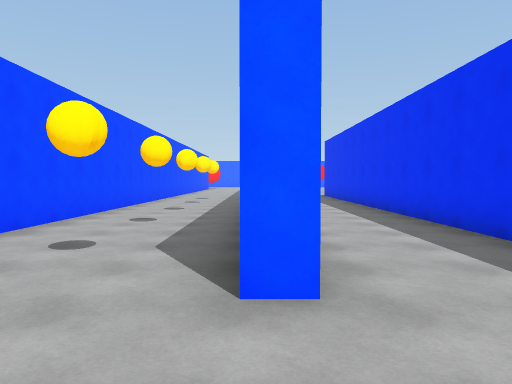
View 1 (above)

16 first-person views from a walk through a 3-D level made in the Unity game engine. The camera is 1.5 m above the floor, tilts 2° down and sees 70° across. The floor is counted in squares, 2 m on a side. Each view is taken from the middle of a square. On the plan, view 1 faces up. The plan holds only what a view shows up to about 11 squares ahead; the rest is blank. The place goes on beyond the plan. The player character is not drawn.

View 2
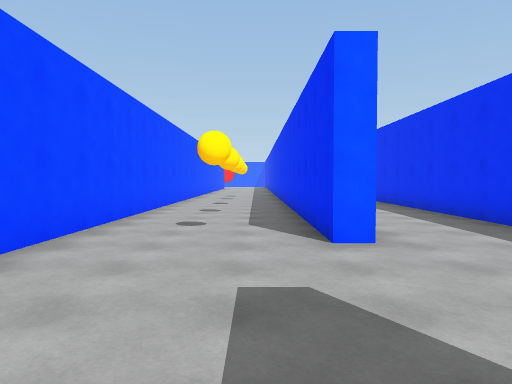

View 3
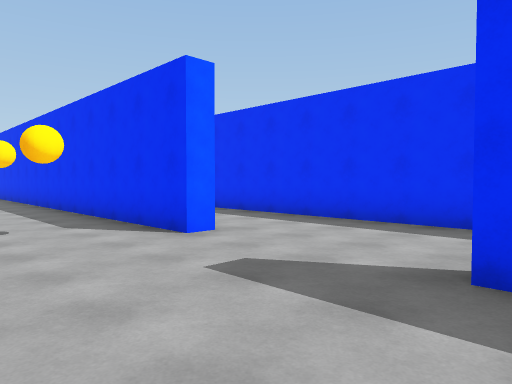

View 4
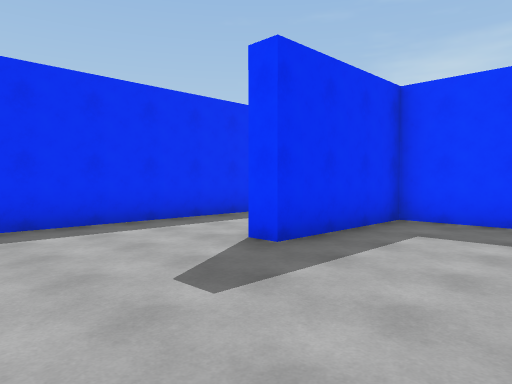

View 5
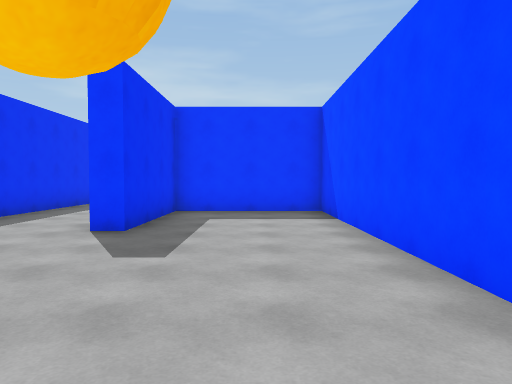

View 6
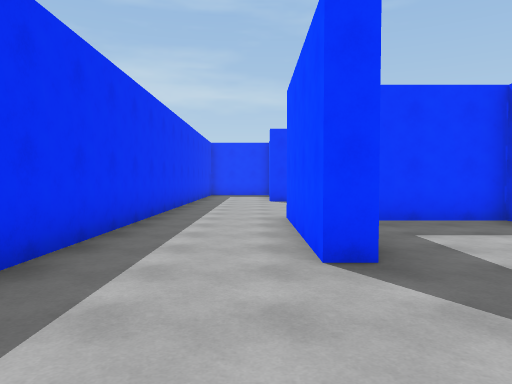

View 7
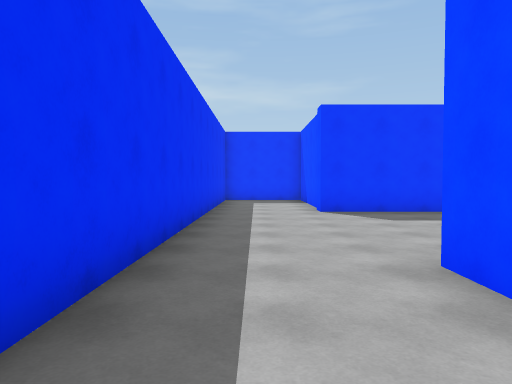

View 8
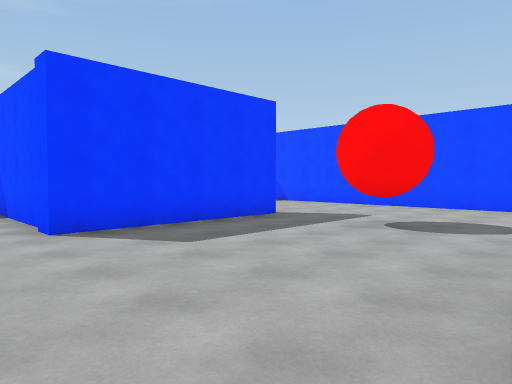

View 9
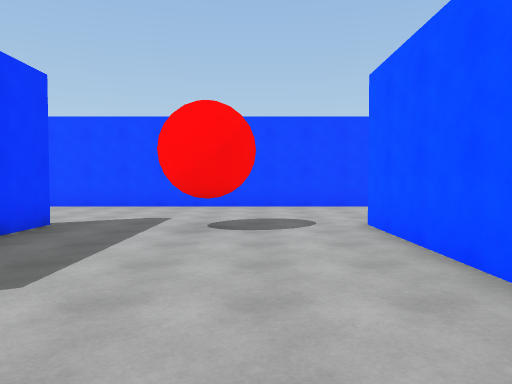

View 10
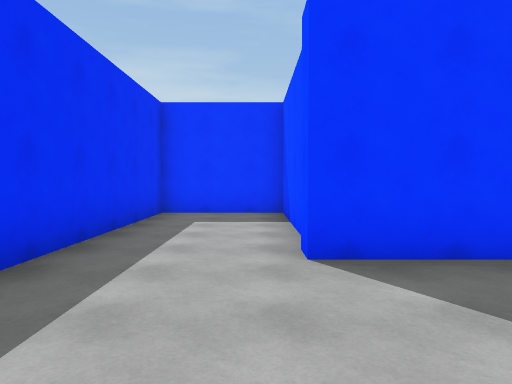

View 11
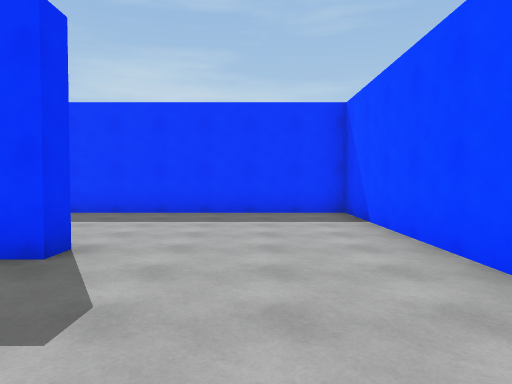

View 12
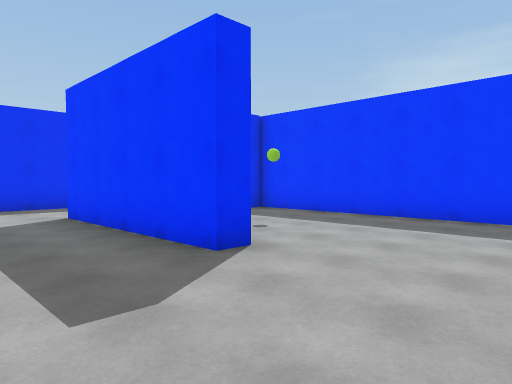

View 13
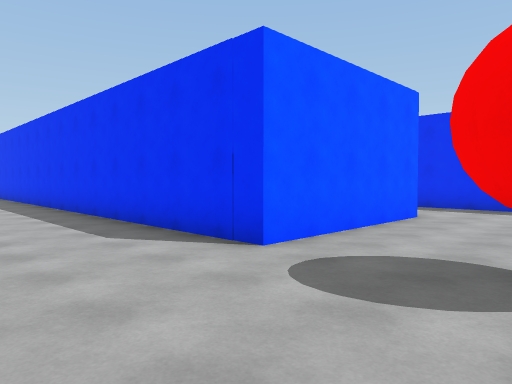

View 14
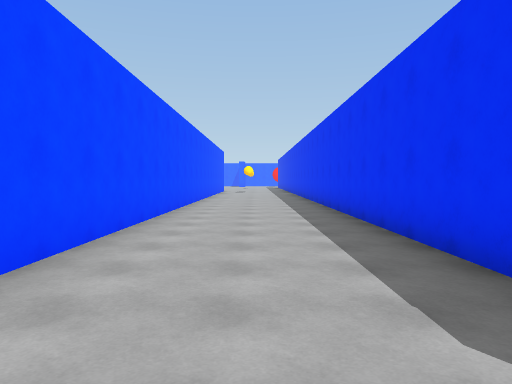

View 15
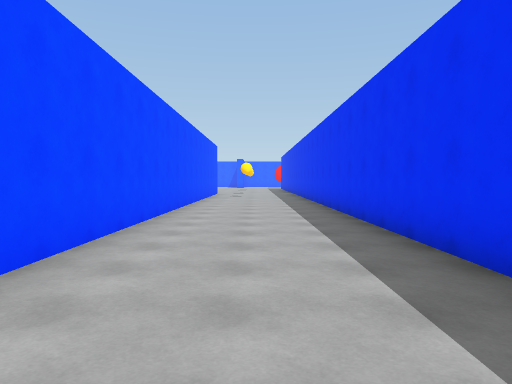

View 16
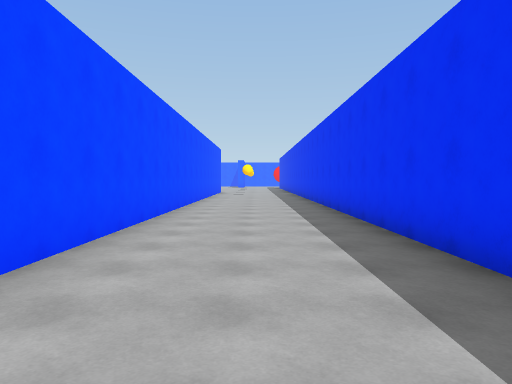

### Floor plan
Points are (right, up) in squares from view 1. A wall is a line through its corners. A room is listed if a view was taken in it or the views show most of it. See-through windows are left out.
Room 1 (views 1, 2, 3, 4, 5, 6, 7, 8)
walls: (0.5, 2.3) (-0.1, 2.3) (-0.1, 10.5); (-3.5, 10.5) (-3.5, -4.7) (-0.1, -4.7) (-0.1, -1.3) (0.4, -1.3) (0.4, -5.1); (3.1, -6.5) (3.1, 10.5)
ways out: opening at (1.5, -5.5) to room 2
Room 2 (views 9, 10, 11, 12, 13, 14, 15, 16)
walls: (0.4, -5.1) (-4, -5.1) (-4, 10); (-8, -3.9) (-8, -15.2) (-0.1, -15.2) (-0.1, -14.6); (-4, -11) (-4, -10.4) (0.4, -10.4) (0.4, -14.9); (0.4, -15.2) (3.1, -15.2) (3.1, -6.5); (-8, 10) (-8, -2.2)
ways out: opening at (1.5, -5.5) to room 1

Positions as (right, up) in squares from view 1, and headings:
1: (0, 0), facing up
2: (-1, -2), facing up
3: (-3, -2), facing up-right
4: (-3, 2), facing down-right
5: (-2, 4), facing down
6: (1, 2), facing down
7: (2, -2), facing down
8: (2, -5), facing down-left
9: (2, -7), facing left
10: (1, -7), facing down
11: (-6, -7), facing down
12: (-7, -8), facing down-right
13: (-7, -8), facing up-right
14: (-6, -5), facing up
15: (-6, -1), facing up
16: (-6, -3), facing up
